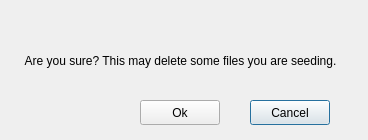
<?xml version="1.0" encoding="UTF-8"?>
<ui version="4.0">
 <class>syncDialogue</class>
 <widget class="QDialog" name="syncDialogue">
  <property name="windowModality">
   <enum>Qt::ApplicationModal</enum>
  </property>
  <property name="geometry">
   <rect>
    <x>0</x>
    <y>0</y>
    <width>368</width>
    <height>140</height>
   </rect>
  </property>
  <property name="sizePolicy">
   <sizepolicy hsizetype="Fixed" vsizetype="Fixed">
    <horstretch>0</horstretch>
    <verstretch>0</verstretch>
   </sizepolicy>
  </property>
  <property name="windowTitle">
   <string>Confirm Tracker Sync</string>
  </property>
  <property name="sizeGripEnabled">
   <bool>false</bool>
  </property>
  <property name="modal">
   <bool>false</bool>
  </property>
  <widget class="QLabel" name="sync_message_text">
   <property name="geometry">
    <rect>
     <x>-10</x>
     <y>-20</y>
     <width>381</width>
     <height>161</height>
    </rect>
   </property>
   <property name="text">
    <string>Are you sure? This may delete some files you are seeding.</string>
   </property>
   <property name="alignment">
    <set>Qt::AlignCenter</set>
   </property>
  </widget>
  <widget class="QPushButton" name="sync_cancel_button">
   <property name="geometry">
    <rect>
     <x>250</x>
     <y>100</y>
     <width>80</width>
     <height>25</height>
    </rect>
   </property>
   <property name="text">
    <string>Cancel</string>
   </property>
  </widget>
  <widget class="QPushButton" name="sync_ok_button">
   <property name="geometry">
    <rect>
     <x>140</x>
     <y>100</y>
     <width>80</width>
     <height>25</height>
    </rect>
   </property>
   <property name="text">
    <string>Ok</string>
   </property>
  </widget>
 </widget>
 <resources/>
 <connections/>
</ui>
